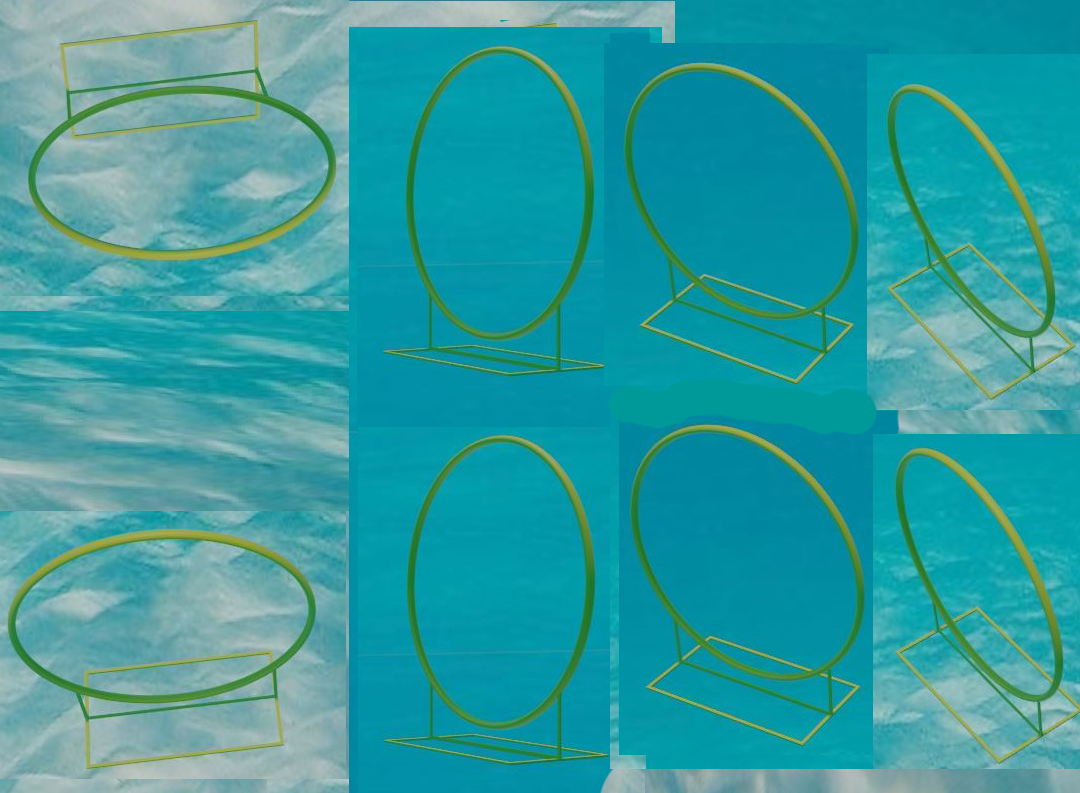
#> input picture u.png, 1080 x 793 px
$ python main_foto.py
#> lines starting #> are read from the running program, lines starting #| are printed output that depends on the picture; after the words box and inside, x2 and y2 are one past the last pixel; in counts of white or black regions, pixels touching at a corner belong together
### detector_code.py
from math import radians, cos, sin, pi, sqrt, pow # kontrol trigonometrik fonksiyonlar ilk 16 basamaga kadar hesaplar. bu kod değiştirilmelidir.
import cv2
import numpy as np
import time

roi = None

def kamera_islem(goruntu):
    global roi
    roi = goruntu
    color_g = np.array([20,50,50]), np.array([80,255,255])
    main_islem(color_g)
    return roi

def main_islem(color_g):
    global roi
    lower_color_HSV, upper_color_HSV = color_g
    hsv = cv2.cvtColor(roi, cv2.COLOR_BGR2HSV)
    islencek_goruntu = cv2.inRange(hsv, lower_color_HSV, upper_color_HSV)
    contours, hiyerarsi = cv2.findContours(islencek_goruntu, cv2.RETR_CCOMP,cv2.CHAIN_APPROX_NONE)
    resim_yukseklik, resim_genislik, _ = roi.shape
    cam_orta_nokta_x, cam_orta_nokta_y = int(resim_genislik/2), int(resim_yukseklik/2)
    motor_hareket = None
    if len(contours) > 0:
        odak = goruntu_tarama(resim_yukseklik, resim_genislik, contours, hiyerarsi)
        if odak is not None:
            uzaklikx, uzakliky, motor_hareket = nesneye_kalibre(cam_orta_nokta_x, cam_orta_nokta_y, odak)
    return roi

def goruntu_tarama(resim_yukseklik, resim_genislik, contours, hiyerarsi):
    odak = cember_tarama(resim_yukseklik, resim_genislik, contours, hiyerarsi)
    return odak

def cember_tarama(resim_yukseklik, resim_genislik, contours, hiyerarsi):
    tum_dizi = []
    parent_diziler = []
    for hiyer_sayi in range(0,len(hiyerarsi[0])): #kaideli parentler bulunur.
        Next =        hiyerarsi[0][hiyer_sayi][0]
        Previous =    hiyerarsi[0][hiyer_sayi][1]
        First_Child = hiyerarsi[0][hiyer_sayi][2]
        Parent =      hiyerarsi[0][hiyer_sayi][3]
        if Parent == -1 and First_Child != -1:
            nesne_yukseklik, nesne_genislik, angle_rect, nesne_orta_nokta_x, nesne_orta_nokta_y, bnd_x, bnd_y, bnd_w, bnd_h, nesne_box, rect = size_data(contours[hiyer_sayi])
            if nesne_yukseklik > resim_yukseklik * 0.05 and nesne_genislik > resim_genislik * 0.05: #burada contours size da iş görebilir.
                parent_diziler.append(hiyer_sayi)

    for parent_kontur in range(0,len(parent_diziler)): #kaideli parentlerin kaideli childlerini bulur
        gruplama_dizi = []
        Parent_ilk_cocuk = hiyerarsi[0][parent_diziler[parent_kontur]][2]
        while Parent_ilk_cocuk != -1:
            nesne_yukseklik, nesne_genislik, angle_rect, nesne_orta_nokta_x, nesne_orta_nokta_y, bnd_x, bnd_y, bnd_w, bnd_h, nesne_box, rect = size_data(contours[Parent_ilk_cocuk])
            if nesne_yukseklik > resim_yukseklik * 0.01 and nesne_genislik > resim_genislik * 0.01: #burada contours size da iş görebilir.
                gruplama_dizi.append(Parent_ilk_cocuk)
            Parent_ilk_cocuk = hiyerarsi[0][Parent_ilk_cocuk][0]
        if len(gruplama_dizi) > 0:
            tum_dizi.append(gruplama_dizi)

    for teker_ in tum_dizi:
        if len(teker_) > 1:
            arayis = en_buyuk_child_konturu_bul(teker_,contours)
            sonuc, kritik_degerler = sekil_arastirma(resim_yukseklik, resim_genislik, contours[arayis])
            if sonuc < 85:
                sonuc, kritik_degerler = sekil_arastirma(resim_yukseklik, resim_genislik,
                birlestirme_kodu(
                buyukten_kucuge_2_li_sirala(teker_,contours,
                en_buyuk_child_konturu_bul(teker_,contours)), contours))
                if sonuc > 60:
                    cemberi_ciz(kritik_degerler,(255,0,0),sonuc)
            if sonuc > 85:
                cemberi_ciz(kritik_degerler,(0,0,255),sonuc)
        elif len(teker_) == 1:
            sonuc, kritik_degerler = sekil_arastirma(resim_yukseklik, resim_genislik, contours[teker_[0]])
            if sonuc > 85:
                cemberi_ciz(kritik_degerler,(0,0,255),sonuc)

    return None

def sekil_arastirma(resim_yukseklik, resim_genislik, gelen_kontur):
    ust_sinir = 400
    nesne_yukseklik, nesne_genislik, angle_rect, nesne_orta_nokta_x, nesne_orta_nokta_y, bnd_x, bnd_y, bnd_w, bnd_h, nesne_box, rect = size_data(gelen_kontur)
    if bnd_x-5 > 0 and bnd_x+ bnd_w+5 < resim_genislik and bnd_y-5 > 0 and bnd_h+bnd_y+5 < resim_yukseklik:
        if nesne_genislik > resim_genislik*0.01 and nesne_yukseklik > resim_yukseklik*0.01:
            if nesne_genislik > ust_sinir and nesne_yukseklik > ust_sinir:
                contourse = kontur_kucult(gelen_kontur, ust_sinir,nesne_genislik,nesne_yukseklik)
                nesne_yukseklik, nesne_genislik, angle_rect, nesne_orta_nokta_x, nesne_orta_nokta_y, bnd_x, bnd_y, bnd_w, bnd_h, nesne_box, rect = size_data(contourse)
                sonuc = drawing_ellipse(nesne_orta_nokta_x, nesne_orta_nokta_y, angle_rect,nesne_yukseklik, nesne_genislik,contourse)
            else:
                contourse = np.vstack(list(set(tuple(row[0]) for row in gelen_kontur)))
                sonuc = drawing_ellipse(nesne_orta_nokta_x, nesne_orta_nokta_y, angle_rect,nesne_yukseklik, nesne_genislik,contourse)
            kr = (nesne_yukseklik, nesne_genislik, angle_rect, nesne_orta_nokta_x, nesne_orta_nokta_y, bnd_x, bnd_y, bnd_w, bnd_h, nesne_box, rect)
            return sonuc, kr

def drawing_ellipse(nesne_orta_nokta_x, nesne_orta_nokta_y, angle_rect,nesne_yukseklik, nesne_genislik,ctr):
    cizilen_elips_tam = []
    angle = radians(180-angle_rect)
    kabulx = int(nesne_genislik*0.07)
    kabuly = int(nesne_yukseklik*0.07)
    if kabulx < 3:
        kabulx=3
    if kabuly < 3:
        kabuly=3
    steps_jump = int(kabulx/3)
    if(steps_jump > 1):
        pass
    else:
        steps_jump = 1
    steps = int(360 * ((uzun_olan(nesne_genislik, nesne_yukseklik)/57)))

    for t in range(steps):
        x_orj = int(nesne_genislik * cos(2 * pi * t/steps))
        y_orj = int(nesne_yukseklik * sin(2 * pi * t/steps))
        y = int(x_orj*cos(angle) - y_orj*sin(angle))
        x = int(x_orj*sin(angle) + y_orj*cos(angle))
        cizilen_elips_tam.append([x,y])
    cizilen_elips_tam_plus = np.vstack(list(set(tuple(row) for row in cizilen_elips_tam)))
    veriler = nesne_orta_nokta_x, nesne_orta_nokta_y,cizilen_elips_tam_plus,kabulx,kabuly
    sonuc = hesaplama(ctr,veriler)
    return sonuc

def hesaplama(ctr,veriler):
    sayac = 0
    nesne_orta_nokta_x, nesne_orta_nokta_y,cizilen_elips_tam,kabulx,kabuly = veriler
    for a in ctr:
        x,y = a[0],a[1]
        dogruluk = True
        for i in cizilen_elips_tam:
            if dogruluk == True and nesne_orta_nokta_x+kabulx > x+i[0] > nesne_orta_nokta_x-kabulx and nesne_orta_nokta_y+kabuly > y+i[1] > nesne_orta_nokta_y-kabuly:
                sayac += 1
                dogruluk = False
    return int((sayac/len(ctr))*100)

# [21 lines left out: function nesneye_kalibre, not called in this run]

def size_data(ctr):
    rect = cv2.minAreaRect(ctr)
    nesne_yukseklik, nesne_genislik = int(rect[1][0]/2),int(rect[1][1]/2)
    angle_rect = int(rect[2])
    nesne_orta_nokta_x, nesne_orta_nokta_y = int(rect[0][0]),int(rect[0][1])
    (bnd_x, bnd_y, bnd_w, bnd_h) = cv2.boundingRect(ctr)
    box = cv2.boxPoints(rect)
    nesne_box = np.int0(box)
    return nesne_yukseklik,nesne_genislik,angle_rect,nesne_orta_nokta_x,nesne_orta_nokta_y,bnd_x,bnd_y,bnd_w,bnd_h,nesne_box, rect

def kamera_xy_cizgi(ior):
    resim_yukseklik,resim_genislik,_ = ior.shape
    for i in range(0, resim_yukseklik ):
        ior[i, int(resim_genislik/2)] = [0,150,150]
    for i in range(0, resim_genislik ):
        ior[int(resim_yukseklik/2), i] = [0,150,150]
    return ior

def uzaklik_hesaplayici(ana_govde_x, ana_govde_y, secilen_govde_x,secilen_govde_y):
    return sqrt(pow((ana_govde_x-secilen_govde_x),2) + pow((ana_govde_y-secilen_govde_y),2))

def uzun_olan(k,l):
    if k > l:
        return k
    else:
        return l

def ebob(i,k):
    if i >= k:
        return k/i
    else:
        return i/k

def fps_func(prev_frame_time,new_frame_time):
    new_frame_time = time.time()
    fps = 1/(new_frame_time-prev_frame_time)
    prev_frame_time = new_frame_time
    fps = str(int(fps))
    return fps, prev_frame_time, new_frame_time

# [11 lines left out: function kontur_kucult, not called in this run]

def en_buyuk_child_konturu_bul(tum_nesneler,contours):
    en_buyuku = None
    buyukluk_sayi = 0
    for za in tum_nesneler:
        kontur_size = contours[za].size
        if kontur_size > buyukluk_sayi:
            en_buyuku = za
            buyukluk_sayi = kontur_size
    return en_buyuku

def buyukten_kucuge_2_li_sirala(tum_nesneler,contours,buyuk_nesne):
    fav_yakinlik = 9999999999999
    secilen_nesne = None
    nesne_yukseklik, nesne_genislik, angle_rect, nesne_orta_nokta_x, nesne_orta_nokta_y, bnd_x, bnd_y, bnd_w, bnd_h, nesne_box, rect = size_data(contours[buyuk_nesne])
    for fus in tum_nesneler:
        if buyuk_nesne != fus:
            nesne_yukseklika, nesne_genislika, angle_recta, nesne_orta_nokta_xa, nesne_orta_nokta_ya, bnd_xa, bnd_ya, bnd_wa, bnd_ha, nesne_boxa, recta = size_data(contours[fus])
            uzaklik = uzaklik_hesaplayici(nesne_orta_nokta_x,nesne_orta_nokta_y,nesne_orta_nokta_xa,nesne_orta_nokta_ya)
            if uzaklik < fav_yakinlik:
                fav_yakinlik = uzaklik
                secilen_nesne = fus
    return [buyuk_nesne, secilen_nesne]

def birlestirme_kodu(ta_dizi, contours):
    tamame = np.concatenate((contours[ta_dizi[0]],contours[ta_dizi[1]]), axis=0)
    return tamame

def cemberi_ciz(kritik_degerler,renk,sonuc):
    global roi
    (nesne_yukseklik, nesne_genislik, angle_rect, nesne_orta_nokta_x, nesne_orta_nokta_y, bnd_x, bnd_y, bnd_w, bnd_h, nesne_box, rect) = kritik_degerler
    cv2.ellipse(roi, (nesne_orta_nokta_x,nesne_orta_nokta_y), (nesne_genislik,nesne_yukseklik), 270+angle_rect, 0, 360, renk, 2)
    cv2.putText(roi, "%"+ str(sonuc) + "e - %"+ str(int(ebob(nesne_yukseklik,nesne_genislik)*100)) + "c", (nesne_orta_nokta_x,nesne_orta_nokta_y), cv2.FONT_HERSHEY_SIMPLEX,0.5, renk, 1, cv2.LINE_AA)

### main_foto.py
import cv2
import numpy as np
import detector_code

prev_frame_time = 0
new_frame_time = 0

roi = cv2.imread("u.png")
#> roi is the input picture: shape (793, 1080, 3); mean B, G, R 160.7, 156.2, 48.6
color_g = np.array([20,30,30]), np.array([85,255,255])
resim_yukseklik, resim_genislik, _ = roi.shape
#> resim_yukseklik = 793; resim_genislik = 1080
roi = detector_code.kamera_islem(roi)
#> in main_islem, `hsv = cv2.cvtColor(roi, cv2.COLOR_BGR2HSV)`: hsv: shape (793, 1080, 3); mean H, S, V 89.3, 184.9, 166.6
#> in main_islem, `islencek_goruntu = cv2.inRange(hsv, lower_color_HSV, upper_color_HSV)`:
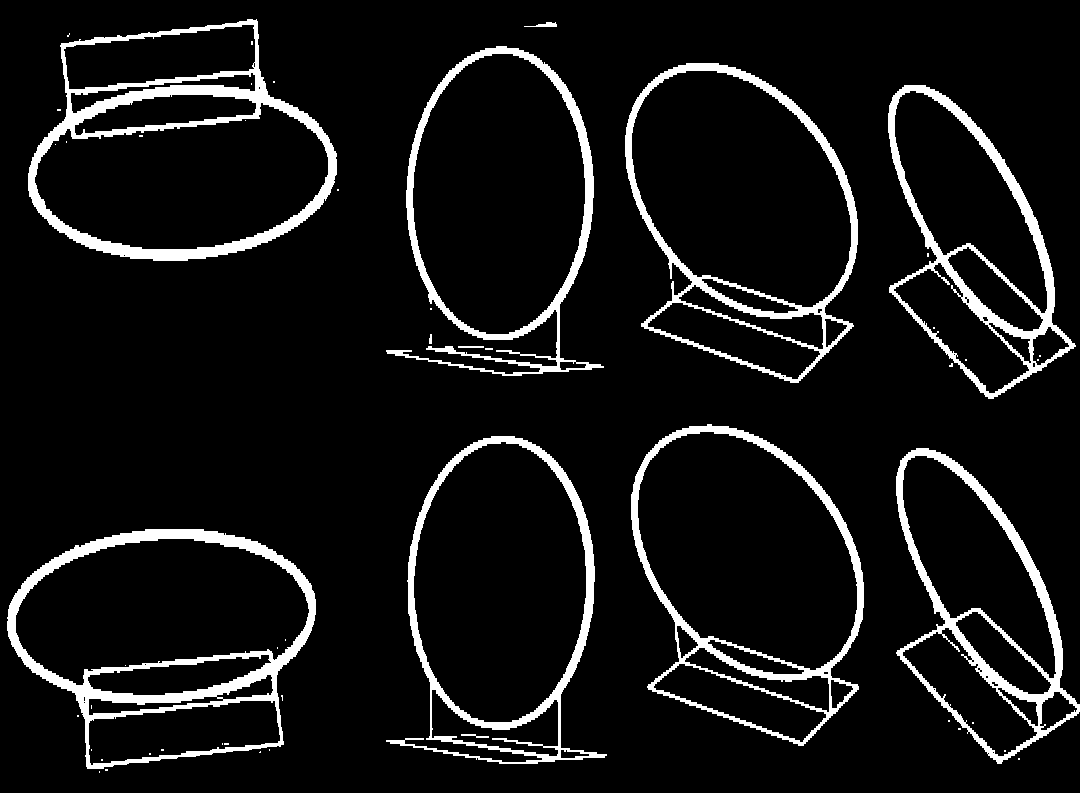
#> islencek_goruntu: shape (793, 1080); 8.1% white; 51 white regions (39 under 20 px)
#> in main_islem, `contours, hiyerarsi = cv2.findContours(islencek_goruntu, cv2.RETR_CCOM..`: contours = 108 contours, 60 with area under 20; largest, box (x1, y1, x2, y2) and area: (28, 19, 337, 261) 54445, (7, 529, 316, 769) 54381, (631, 424, 864, 746) 54006, (625, 63, 858, 383) 53644, (386, 436, 607, 764) 47976; hiyerarsi = 108 rows, first 6: [1, -1, -1, -1], [2, 0, -1, -1], [3, 1, -1, -1], [4, 2, -1, -1], [5, 3, -1, -1], [6, 4, -1, -1]
#> the loop in cember_tarama, `for hiyer_sayi in range(0,len(hiyerarsi[0])):` made 108 passes
#> (Next, Previous, First_Child, Parent, rect, nesne_yukseklik, nesne_genislik, angle_rect) on pass 46: (49, 31, 46, -1, ((514.2, 600.4), (326.4, 220.2), -82.95), 163, 110, -82)
#> (Next, Previous, First_Child, Parent, nesne_yukseklik, nesne_genislik, angle_rect, nesne_orta_nokta_x) on passes 74, 87, 95, 101: (84, 72, 74, -1, 82, 159, -26, 954), (94, 85, 87, -1, 112, 164, -5, 744), (97, 86, 95, -1, 163, 108, -83, 512), (-1, 99, 101, -1, 155, 116, -6, 178)
#> after the loop in cember_tarama, `for hiyer_sayi in range(0,len(hiyerarsi[0])):`: parent_diziler = [22, 31, 45, 49, 73, 86, 94, 100]
#> the loop in cember_tarama, `for parent_kontur in range(0,len(parent_diziler)):` made 8 passes
#> the loop in cember_tarama, `for teker_ in tum_dizi:` made 8 passes
#> teker_ on passes 1 to 8: [24, 29, 30], [34, 36, 42, 43, 44], [47, 48], [50, 52, 53, 54, 55, 56], [76, 77, 81, 82, 83], [88, 90, 91, 92, 93], [96], [102, 103, 107]
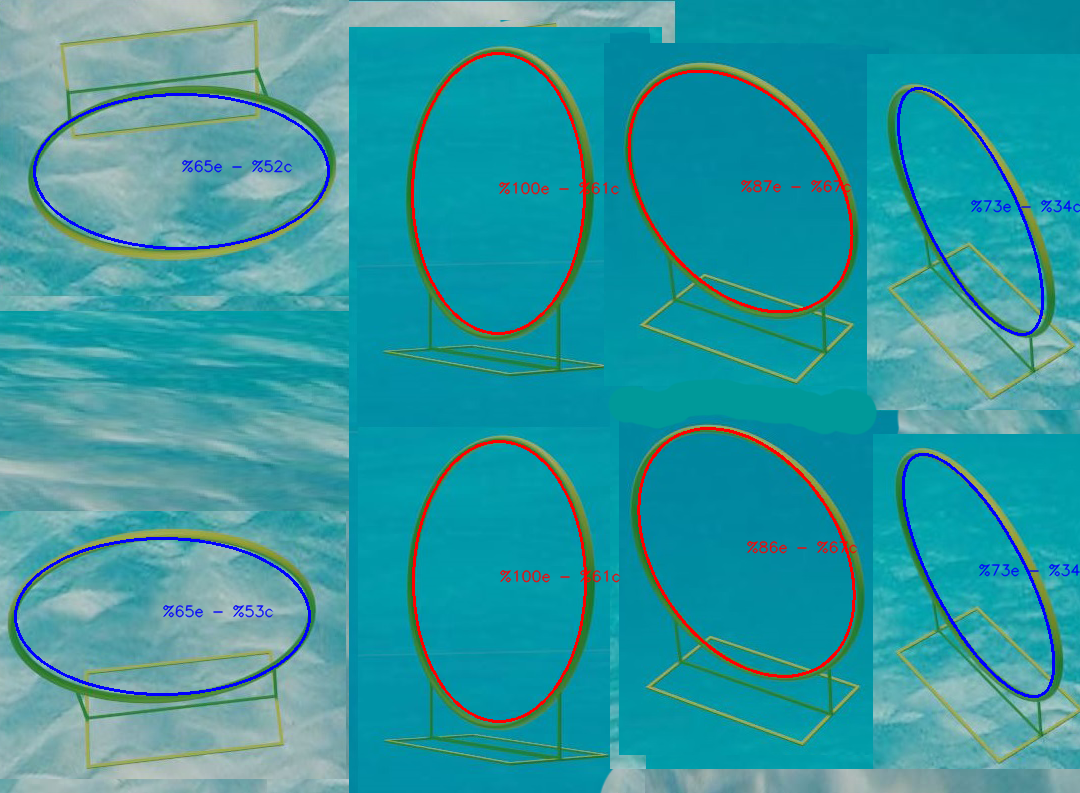
#> roi: shape (793, 1080, 3); 2.53% of pixels changed, all inside (x1, y1, x2, y2) = (14, 52, 1080, 723)

roi = detector_code.kamera_xy_cizgi( roi)
#> after the loop in kamera_xy_cizgi, `for i in range(0, resim_genislik ):`:
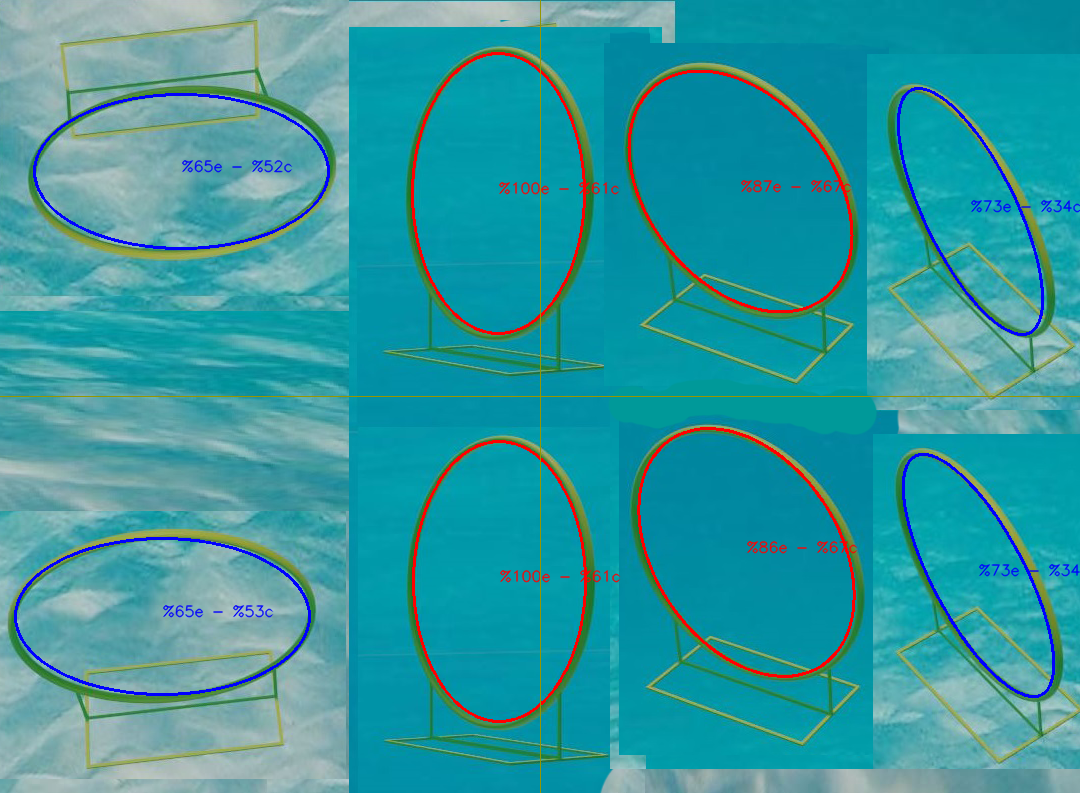
#> ior: shape (793, 1080, 3); mean B, G, R 160.6, 152.9, 50.4
fps, prev_frame_time, new_frame_time = detector_code.fps_func(prev_frame_time,new_frame_time)

cv2.putText(roi, fps + " FPS", (15,15), cv2.FONT_HERSHEY_SIMPLEX,0.5, (0,0,255), 1, cv2.LINE_AA)
#> roi: shape (793, 1080, 3); 0.04% of pixels changed, all inside (x1, y1, x2, y2) = (15, 3, 63, 17)

cv2.imshow('tespit',roi)
cv2.imwrite('cikti.png',roi)
cv2.waitKey()
